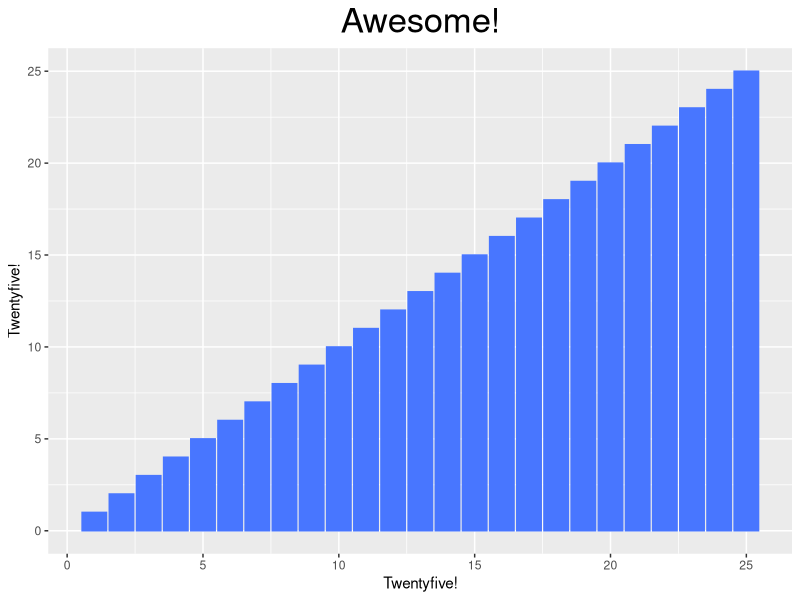
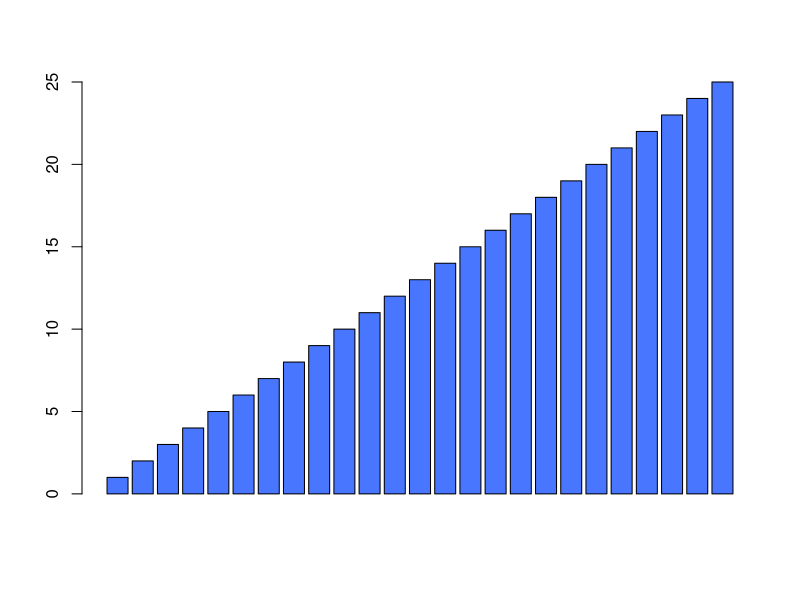
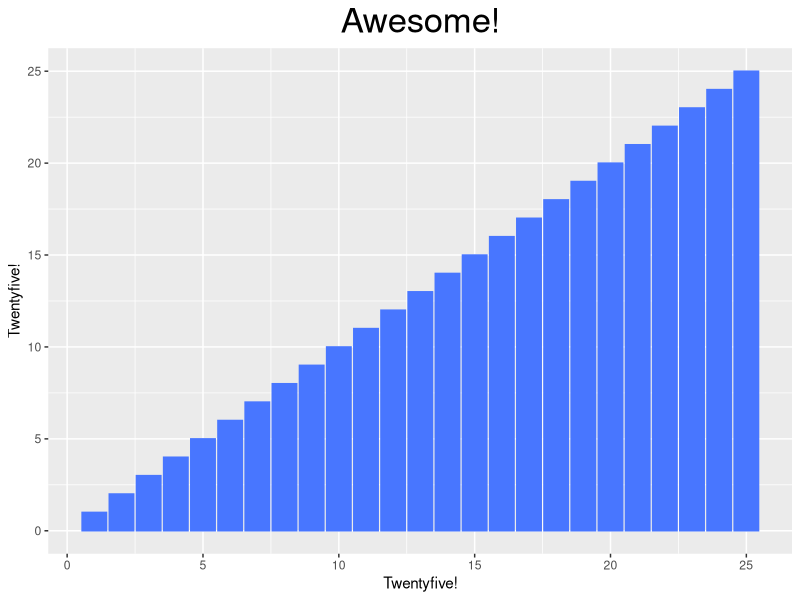

Generate these figures, in order, with R:
## Recreating Jon Bois's awesome 25 bar chart for #TidyTuesday
library(tidyverse)
library(here)

twentyfive <- data.frame(seq(1:25))
colnames(twentyfive) <- "awesome"
twentyfive <- twentyfive |>
  mutate(x = seq(1:25))
twentyfive_chart <- ggplot(twentyfive, aes(x = x, y = awesome)) +
  geom_col(fill = "royalblue1", colour = "royalblue1") +
  ggtitle("Awesome!") +
  xlab("Twentyfive!") +
  ylab("Twentyfive!") +
  theme(plot.title = element_text(size = 25, hjust = 0.5),
        legend.position = "none")
twentyfive_chart
ggsave(here("Outputs", "twentyfive.png"))




## what if I did base R for #MessyverseMonday
twentyfive_vector <- seq(1:25)
barplot(twentyfive_vector, col = "royalblue1")
